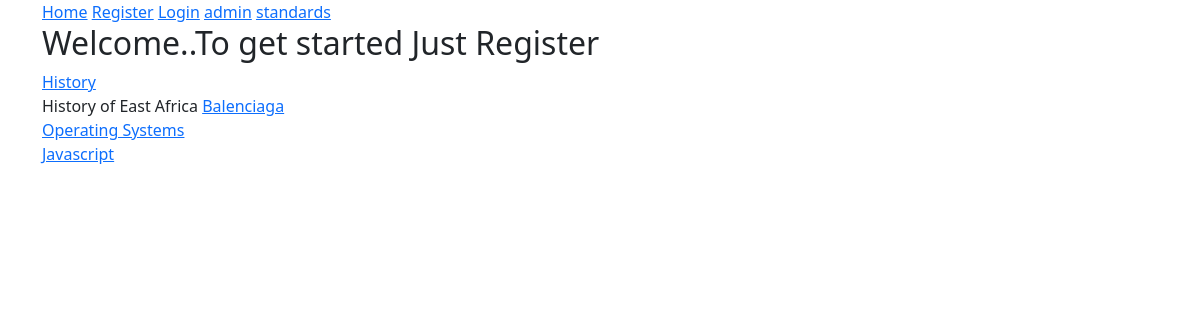
Screenshot of /curriculum/year-2-sem-2/ with the database file from the repository.
### curriculum/models.py (models this page shows, shortened)
class Subject(models.Model):
    subject_id = models.CharField(max_length=100, unique=True)
    name = models.CharField(max_length=100)
    slug = models.SlugField(null=True, blank=True)
    standard = models.ForeignKey(Standard, on_delete=models.CASCADE, related_name='subjects')
    image = models.ImageField(upload_to=save_subject_image, blank=True, verbose_name='Subject Image')
    description = models.TextField(max_length=500,blank=True)

### curriculum/views.py (the view)
# urls.py: path('<slug:slug>/', views.SubjectListView.as_view(), name='subject_list'),
class SubjectListView(DetailView):
    context_object_name = 'standards'
    model = Standard
    template_name = 'curriculum/subject_list_view.html'

### curriculum/templates/curriculum/subject_list_view.html
{% extends 'base.html'%}
{% block content %}
{% for subject in standards.subjects.all %}
<a href="{% url 'curriculum:lesson_list' slug=subject.slug standard=standards.slug %}">{{subject.name}}</a><br>
   {{subject.description|truncatechars:75}}
{% endfor %}
{% endblock %}

### rows the page displays
Subject: name "History", description "History of East Africa"
Subject: name "Balenciaga"
Subject: name "Operating Systems"
Subject: name "Javascript"
